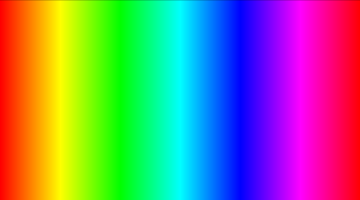
Frame 1 (no input)
Frame 60 (the mouse pressed at the canvas centre just before this capture): identical to frame 1, image omitted
Frame 120 (the mouse held since frame 60 and released just before this capture): identical to frame 1, image omitted

The Processing sketch that drew this single still picture (run headless with seeded random() and noise(); from frame 60 on, the mouse is pressed at the canvas centre):

// Processing sketch: hsb
// ── hsb.pde
// Draw a window with HSB colors
void setup() {
    size(360, 200);
    background(0);
    colorMode(HSB, 360, 100, 100);

    for (int i = 0; i < width; i++) {
        color c = color(i, 100, 100);
        stroke(c);
        line(i, 0, i, height);
    }
}

void draw() {
    // just draw setup
}
